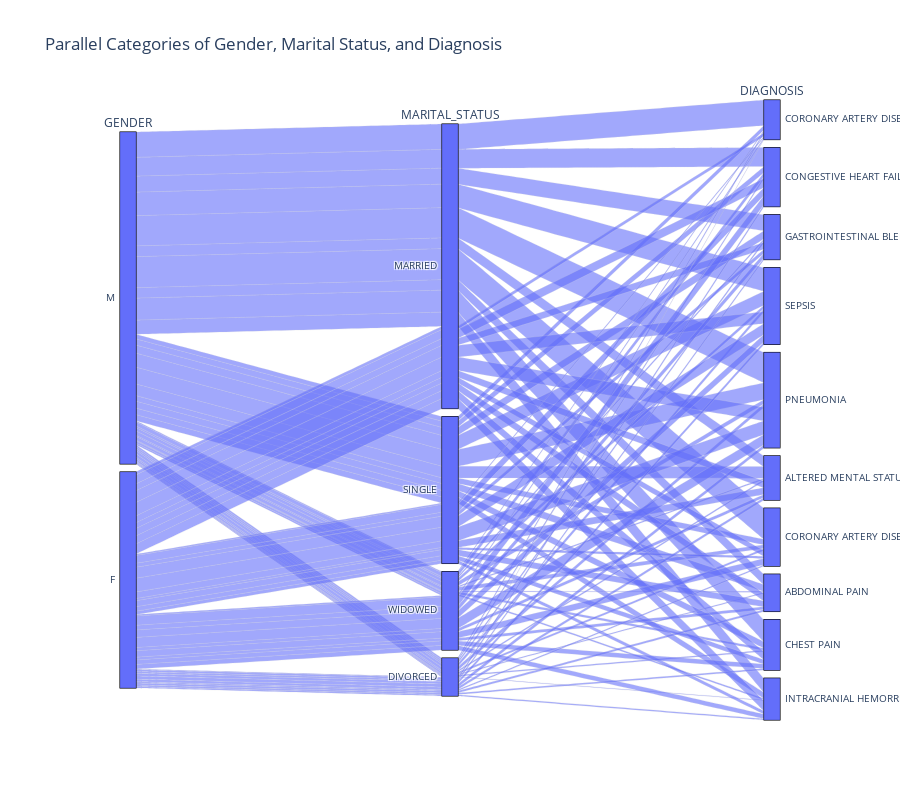

Notebook code for this chart:
### Markdown cell above
## PARRALEL CATEGORIES VISUALIZATION

### Code cell
top_marital_demos = merged_data['DIAGNOSIS'][merged_data['MARITAL_STATUS'].isin(['MARRIED', 'SINGLE', 'DIVORCED', 'WIDOWED'])].value_counts().head(10)
print(top_marital_demos)
top_marital_demos = merged_data[merged_data['DIAGNOSIS'].isin(top_marital_demos.index)]
top_marital_demos = top_marital_demos[top_marital_demos['MARITAL_STATUS'].isin(['MARRIED', 'SINGLE', 'DIVORCED', 'WIDOWED'])]

fig = px.parallel_categories(top_marital_demos, dimensions=['GENDER', 'MARITAL_STATUS', 'DIAGNOSIS'], title='Parallel Categories of Gender, Marital Status, and Diagnosis')
fig.update_layout(height=800)
fig.show()

### Figure 1 — Plotly figure (JSON) as saved in the notebook; plotly's stock layout.template omitted (floating-point values rounded to 4 significant figures; data arrays with more than 128 entries replaced by an {"elided": "..."} marker saying what was removed)
{"data": [{"dimensions": [{"label": "GENDER", "values": {"elided": "8008 str values"}}, {"label": "MARITAL_STATUS", "values": {"elided": "8008 str values"}}, {"label": "DIAGNOSIS", "values": {"elided": "8008 str values"}}], "domain": {"x": [0, 1], "y": [0, 1]}, "name": "", "type": "parcats"}], "layout": {"height": 800, "legend": {"tracegroupgap": 0}, "title": {"text": "Parallel Categories of Gender, Marital Status, and Diagnosis"}}}
